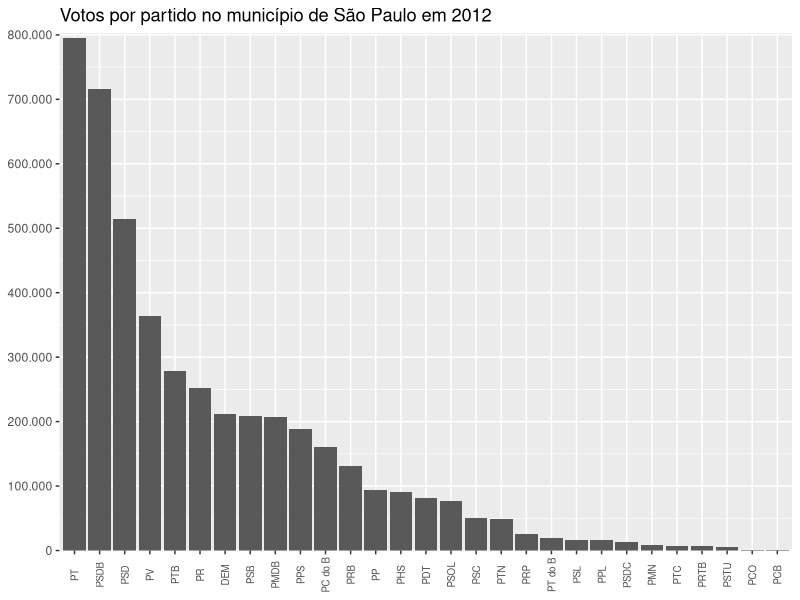
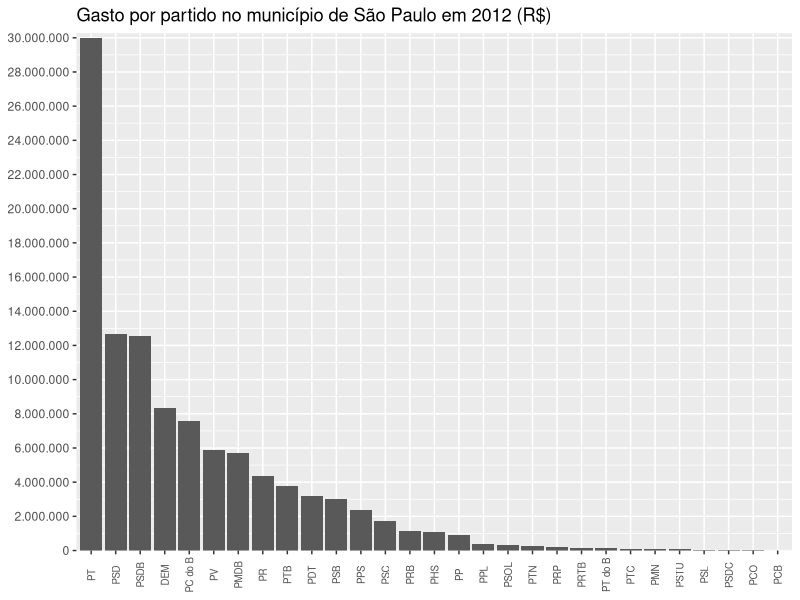

Generate these figures, in order, with R:
## ---- chunk 1

library(dplyr)
library(ggplot2)
library(scales)

## ---- chunk 2

dados <- haven::read_dta("vereadorsp.dta", encoding = "latin1")

## ---- chunk 3
dplyr::glimpse(dados)

## ---- chunk 4
kableExtra::kable(head(dados, 10)) %>% 
        kableExtra::kable_styling(full_width = TRUE, 
                                  bootstrap_options = c("striped", "hover", "condensed", "responsive"),
                                  position = "center")
## ---- chunk 5
summary(dados)

## ---- chunk 6
votos_por_partido <- dados %>% 
        dplyr::group_by(Partido) %>% 
        dplyr::summarise(votos_partido = sum(votos, na.rm = TRUE)) %>% 
        dplyr::arrange(desc(votos_partido)) 

rmarkdown::paged_table(votos_por_partido)

## ---- chunk 7
  ggplot2::ggplot(votos_por_partido) +
        ggplot2::geom_bar(aes(x = reorder(Partido, -votos_partido),
                              y = votos_partido),
                          stat = "identity") +
        ggplot2::theme(axis.text.x = element_text(size = 7, angle = 90, vjust = 0.5)) +
        ggplot2::scale_y_continuous(labels = comma_format(big.mark = ".",
                                                          decimal.mark = ","),
                                    breaks = seq(0, 800000, by = 100000),
                                    expand = expansion(mult = c(0, 0.01))) +
        ggplot2::labs(title = "Votos por partido no município de São Paulo em 2012",
                      x = NULL,
                      y = NULL
                      )
        
## ---- chunk 8
gasto_partido <- dados %>% 
        dplyr::group_by(Partido) %>% 
        dplyr::summarise(gasto_campanha = sum(campanha, na.rm = TRUE)) %>% 
        dplyr::arrange(desc(gasto_campanha))

rmarkdown::paged_table(gasto_partido) 
## ---- chunk 9
ggplot2::ggplot(gasto_partido) +
        ggplot2::geom_bar(aes(x = reorder(Partido, -gasto_campanha),
                              y = gasto_campanha),
                          stat = "identity") +
        ggplot2::theme(axis.text.x = element_text(size = 7, angle = 90, vjust = 0.5)) +
        ggplot2::scale_y_continuous(labels = comma_format(big.mark = ".",
                                                          decimal.mark = ","),
                                    breaks = seq(0, 30000000, by = 2000000),
                                    expand = expansion(mult = c(0, 0.01))) +
        ggplot2::labs(title = "Gasto por partido no município de São Paulo em 2012 (R$)",
                     x = NULL,
                     y = NULL 
                     )
## ---- chunk 10
cadeiras_ocupadas <- dados %>% 
        dplyr::group_by(Partido) %>% 
        dplyr::filter(Situacao == "Eleito por QP" | Situacao == "Eleito por media") %>%
        dplyr::summarise(cadeiras_partido = n()) %>% 
        dplyr::arrange(desc(cadeiras_partido))

rmarkdown::paged_table(cadeiras_ocupadas)

## ---- chunk 11
assumem <- dados %>% 
        dplyr::group_by(Partido) %>% 
        dplyr::filter(Situacao == "Suplente") %>% 
        dplyr::slice(which.max(votos))

kableExtra::kable(assumem) %>%
        kableExtra::kable_styling(full_width = FALSE, bootstrap_options = c("striped", "hover", "condensed", "responsive"))
